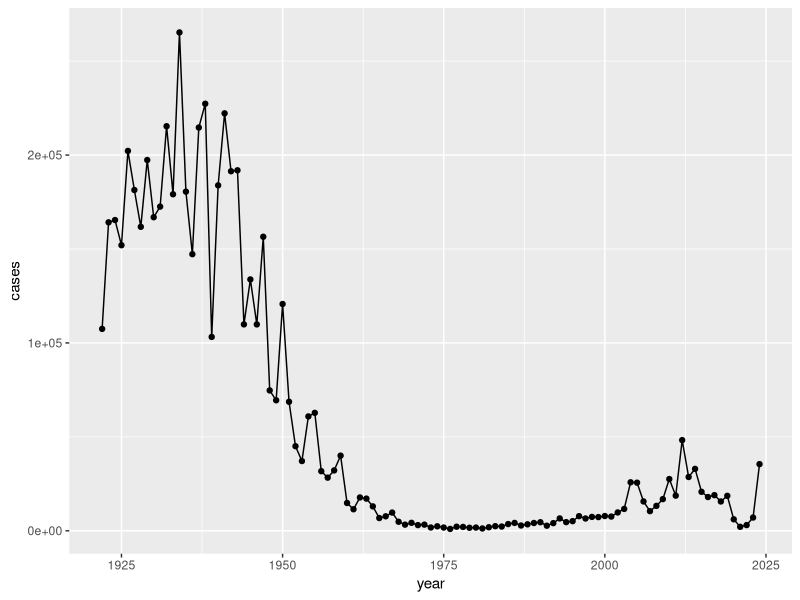
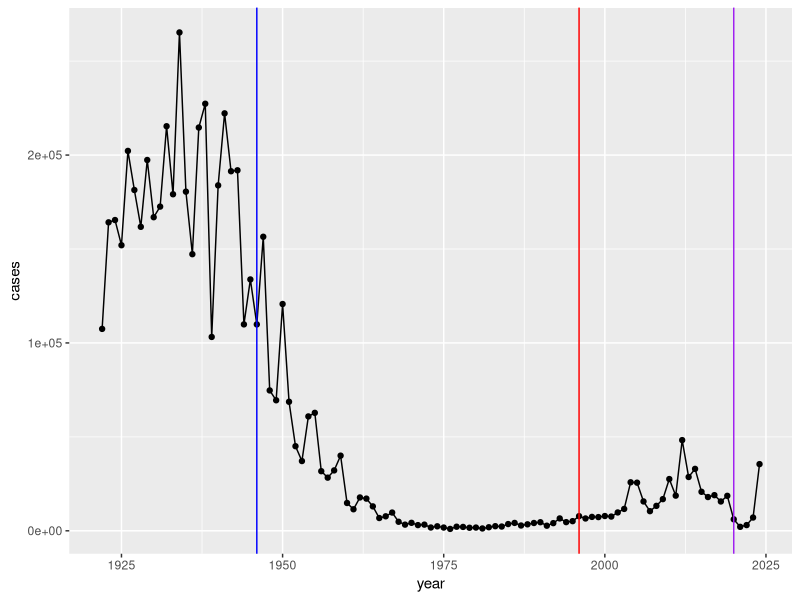

Source code (R) for these figures, in order: (Note: this script raises an error after producing the figures.)
## ---- chunk 1
cdc <- data.frame(
                                 year = c(1922L,1923L,1924L,1925L,
                                          1926L,1927L,1928L,1929L,1930L,1931L,
                                          1932L,1933L,1934L,1935L,1936L,
                                          1937L,1938L,1939L,1940L,1941L,1942L,
                                          1943L,1944L,1945L,1946L,1947L,
                                          1948L,1949L,1950L,1951L,1952L,
                                          1953L,1954L,1955L,1956L,1957L,1958L,
                                          1959L,1960L,1961L,1962L,1963L,
                                          1964L,1965L,1966L,1967L,1968L,1969L,
                                          1970L,1971L,1972L,1973L,1974L,
                                          1975L,1976L,1977L,1978L,1979L,1980L,
                                          1981L,1982L,1983L,1984L,1985L,
                                          1986L,1987L,1988L,1989L,1990L,
                                          1991L,1992L,1993L,1994L,1995L,1996L,
                                          1997L,1998L,1999L,2000L,2001L,
                                          2002L,2003L,2004L,2005L,2006L,2007L,
                                          2008L,2009L,2010L,2011L,2012L,
                                          2013L,2014L,2015L,2016L,2017L,2018L,
                                          2019L,2020L,2021L,2022L,2023L, 2024L),
                                cases = c(107473,164191,165418,152003,
                                          202210,181411,161799,197371,
                                          166914,172559,215343,179135,265269,
                                          180518,147237,214652,227319,103188,
                                          183866,222202,191383,191890,109873,
                                          133792,109860,156517,74715,69479,
                                          120718,68687,45030,37129,60886,
                                          62786,31732,28295,32148,40005,
                                          14809,11468,17749,17135,13005,6799,
                                          7717,9718,4810,3285,4249,3036,
                                          3287,1759,2402,1738,1010,2177,2063,
                                          1623,1730,1248,1895,2463,2276,
                                          3589,4195,2823,3450,4157,4570,
                                          2719,4083,6586,4617,5137,7796,6564,
                                          7405,7298,7867,7580,9771,11647,
                                          25827,25616,15632,10454,13278,
                                          16858,27550,18719,48277,28639,32971,
                                          20762,17972,18975,15609,18617,
                                          6124,2116,3044,7063, 35493)
       )
## ---- chunk 2
library(ggplot2)

cases <- ggplot(cdc) +
  aes(x=year, y=cases) +
  geom_point() +
  geom_line()

cases
## ---- chunk 3
cases +
  geom_vline(xintercept=1946, col="blue") +
  geom_vline(xintercept=1996, col="red") +
  geom_vline(xintercept=2020, col="purple")
## ---- chunk 4
library(jsonlite)

subject <- read_json("https://www.cmi-pb.org/api/v5_1/subject", simplifyVector = TRUE)

head(subject)
## ---- chunk 5
nrow(subject)
## ---- chunk 6
table(subject$infancy_vac)
## ---- chunk 7
table(subject$biological_sex)
## ---- chunk 8
table(subject$race, subject$biological_sex)
## ---- chunk 9
specimen <- read_json("https://www.cmi-pb.org/api/v5_1/specimen", simplifyVector = TRUE)

ab_data <- read_json("https://www.cmi-pb.org/api/v5_1/plasma_ab_titer", simplifyVector = TRUE)
## ---- chunk 10
head(specimen)
## ---- chunk 11
library(dplyr)

meta <- inner_join(subject, specimen)

head(meta)
## ---- chunk 12
head(ab_data)
## ---- chunk 13
abdata <- inner_join(ab_data, meta)
head(abdata)
## ---- chunk 14
dim(abdata)
## ---- chunk 15
table(abdata$isotype)
## ---- chunk 16
table(abdata$antigen)
## ---- chunk 17
ggplot(abdata) +
  aes(MFI, antigen) +
  geom_boxplot()
## ---- chunk 18
ggplot(abdata) +
  aes(MFI, antigen, col=infancy_vac) +
  geom_boxplot()
## ---- chunk 19
ggplot(abdata) +
  aes(MFI, antigen, col=infancy_vac) +
  geom_boxplot() +
  facet_wrap(~visit)
## ---- chunk 20
igg<- abdata |> 
  filter(isotype == "IgG")

head(igg)
## ---- chunk 21
ggplot(igg) +
  aes(MFI_normalised, antigen, col=infancy_vac) +
  geom_boxplot()
## ---- chunk 22
ggplot(igg) +
  aes(MFI_normalised, antigen, col=infancy_vac) +
  geom_boxplot() +
  facet_wrap(~visit)
## ---- chunk 23
table(igg$dataset)
## ---- chunk 24
pt_igg <- abdata |>
          filter(isotype=="IgG", 
                 antigen=="PT", 
                 dataset=="2021_dataset")
## ---- chunk 25
head(pt_igg)
## ---- chunk 26
dim(pt_igg)
## ---- chunk 27
ggplot(pt_igg) +
  aes(actual_day_relative_to_boost,
      MFI_normalised, 
      col=infancy_vac,
      group=subject_id) +
  geom_point() +
  geom_line() +
  theme_bw() +
  geom_vline(xintercept = 0) +
  geom_vline(xintercept = 14)
